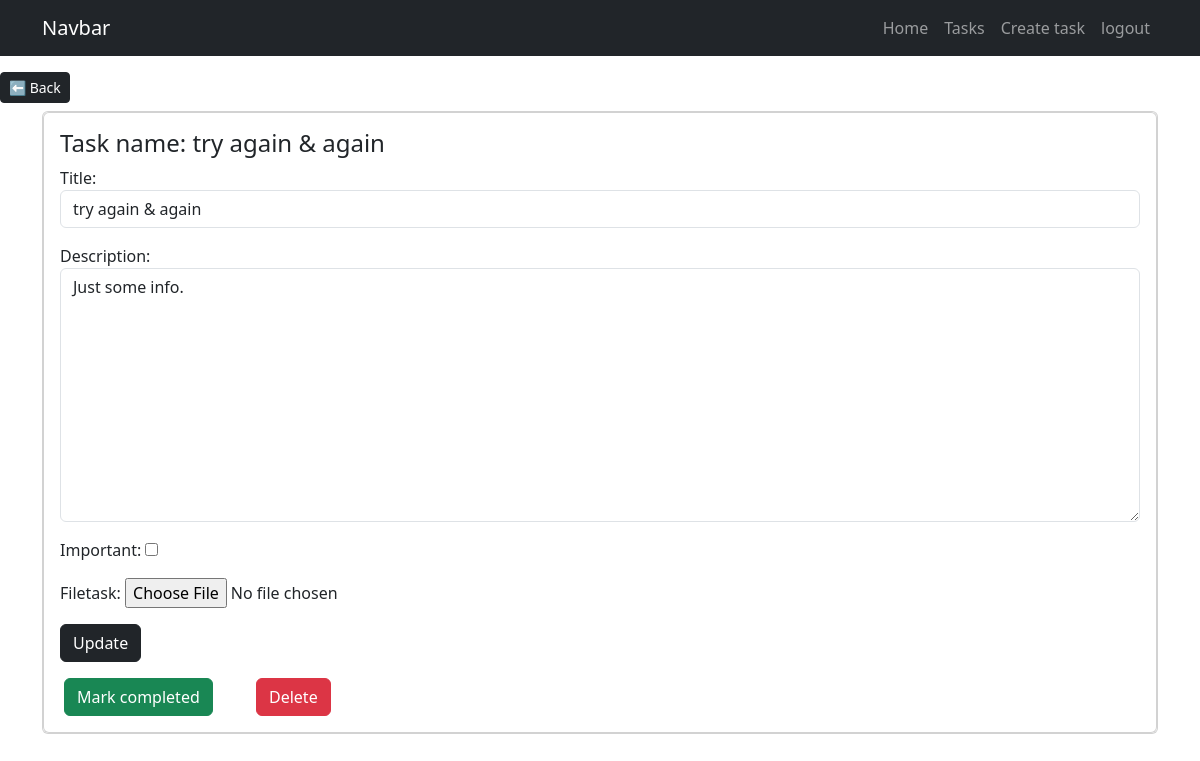
/tasks/6/ (signed in), run on an earlier commit of the app's database.
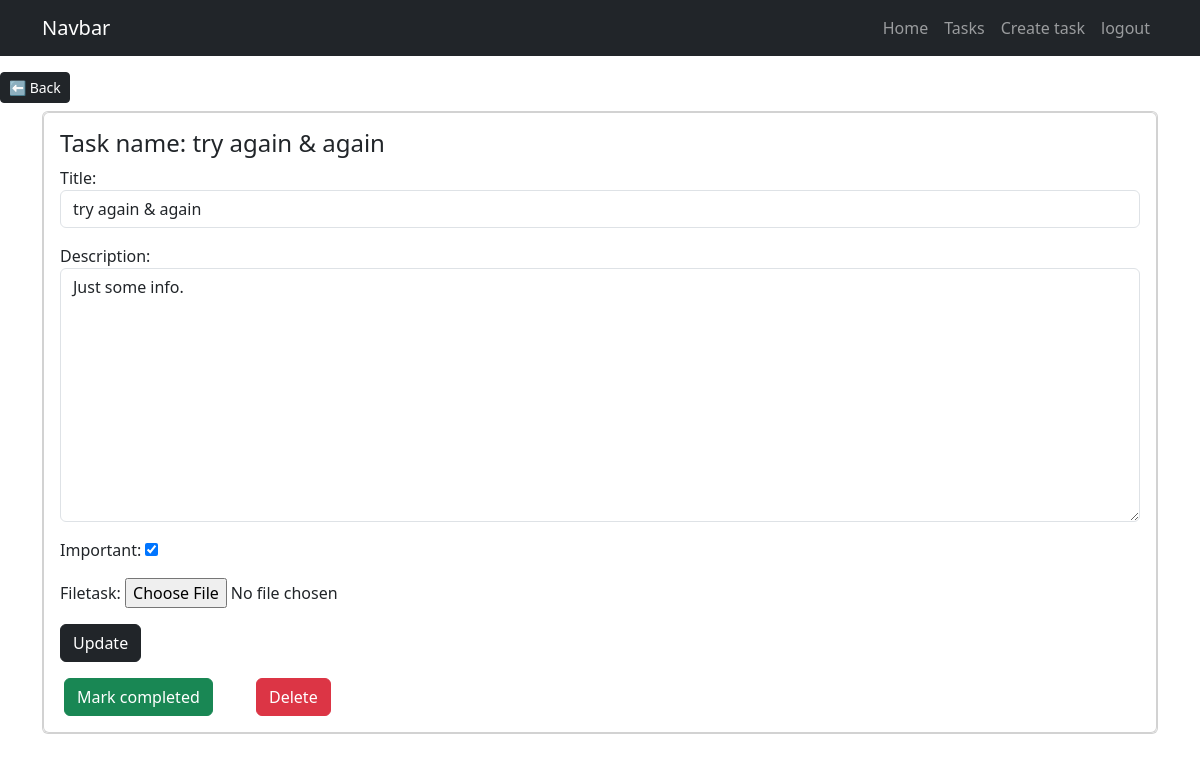
And on a later commit of the database.
### tasks/models.py (models this page shows, shortened)
class Task(models.Model):
    title = models.CharField(max_length=100)
    description = models.TextField(blank=True)
    created = models.DateTimeField(auto_now_add=True)
    datecompleted = models.DateTimeField(null=True, blank=True)
    important = models.BooleanField(default= False)
    user = models.ForeignKey(User, on_delete=models.CASCADE)
    filetask = models.FileField(upload_to= user_directory_path, null=True, blank=True)

### tasks/views.py (the view, shortened to what this page needs)
# urls.py: path('tasks/<int:task_id>/',views.task_detail, name="taskDetail"),
@login_required
def task_detail(request, task_id):
    if request.method == 'GET':
        task = get_object_or_404(Task, pk=task_id, user= request.user)
        form = TaskForm(instance=task)
        return render(request, 'usertaskdetail.html',{'task':task , 'form':form})

### tasks/forms.py
class TaskForm(forms.ModelForm):
    class Meta:
        model = Task
        fields = ['title','description','important', 'filetask']
        widgets = {
            'title':forms.TextInput(attrs={'class':'form-control ','placeholder':'write a title'}),
            'description':forms.Textarea(attrs={'class':'form-control ','placeholder':'write a title'})
        }

### tasks/templates/usertaskdetail.html (shortened to what this page needs)
{% extends 'base.html' %}
{% block content%}
<button class="btn btn-dark btn-sm text-white mt-3">
    <a class="text-decoration-none py-1 text-white" href="{% url 'usertask' %}"> ⬅ Back</a>
</button>
<main class="container py-2">
    <div class="card">
        <div class="card card-body">
            <h4>Task name: {{ task.title }}</h4>
            <form method="POST">
                {{form.as_p}}
                <button class="btn btn-dark"> Update </button>
            </form>
            <div class="row mt-3">
                <div class="col-md-2 mx-1">
                    <form action="{% url 'completeTask' task.id %}" method="POST">
                        <button class="btn btn-success">Mark completed </button>
                    </form>
                </div>
                <div class="col-md-2 mx-1">
                    <form action="{% url 'deleteTask' task.id %}" method="POST">
                        <button class="btn btn-danger"> Delete </button>
                    </form>
                </div>
            </div>
        </div>
    </div>
</main>
{% endblock%}

What changed in the data, as far as the page shows it:
changed Task "try again & again": important "☐" → "☑"
